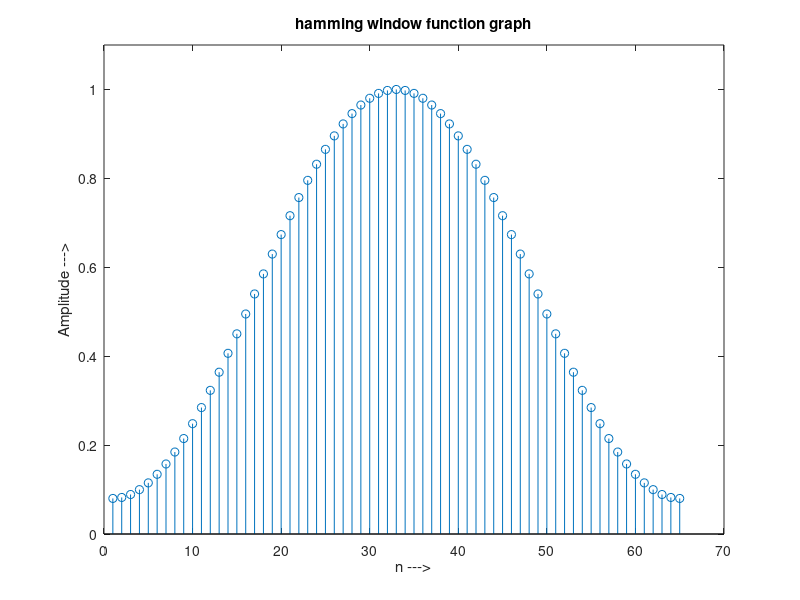

This chart was generated by the following MATLAB code: (Note: this script raises an error after producing the figure.)
fmin = 1000;
fmax = 1500;
fs = 8000;
fi = linspace(-pi,pi,128);
f = linspace(0,pi/2,512);
Wmin = 2*pi*fmin/fs;
Wmax = 2*pi*fmax/fs;
Wcutoff = (Wmin+Wmax)/2;
N = ceil(8*pi/(Wmax-Wmin))+1;

n = 0:N-1;
hamming = 0.54 - 0.46*cos(2*pi*n/(N-1));
stem(hamming)
xlabel('n --->')
ylabel('Amplitude --->')
title('hamming window function graph')
ylim([0,1.1]);

ideal = Wcutoff*sinc(Wcutoff*(n-(N-1)/2)/pi)/pi;

filter = ideal .* hamming;
filter_dft=myfreqz(filter);

db =20*log10(calc_abs(filter_dft));

figure
plot(fi*fs/(2*pi),myfftshift(calc_abs(myfft(ideal))))
xlabel('f --->')
ylabel('Amplitude --->')
title('ideal low pass filter')

figure
subplot(2,1,1)
plot(f*fs/(pi),(calc_abs(filter_dft)))
xlabel('f --->')
ylabel('Amplitude --->')
title('Designed filter - magnitude plot')
ylim([0,1.2]);

subplot(2,1,2)
plot(f*fs/(pi),unwrap(calc_phase(filter_dft)))
xlabel('f --->')
ylabel('Phase --->')
title('Designed filter - phase plot')


figure
plot(f*fs/(pi),(db));
xlabel('f --->')
ylabel('Amplitude in dB --->')
title('designed filter frequency response in dB')